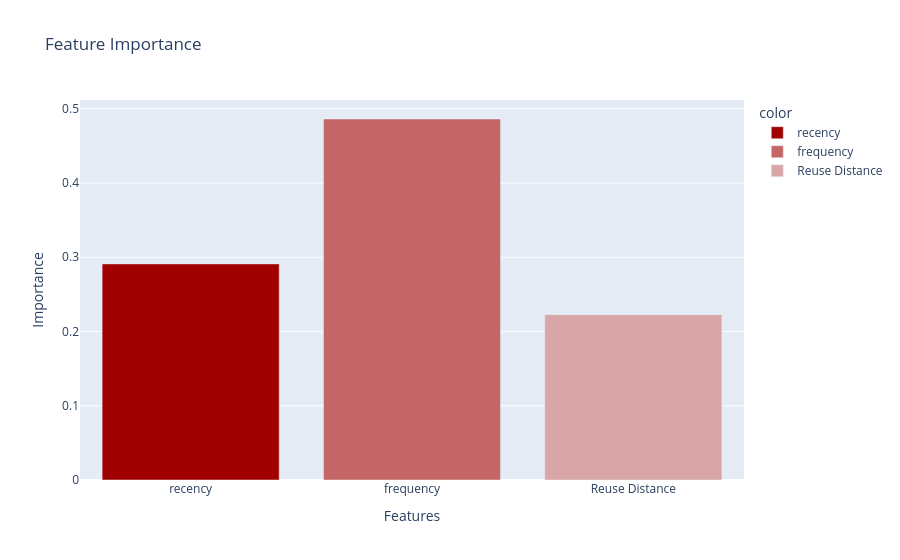

Notebook cell for this chart:
### Markdown cell above
#####   Recency	       - Recent requests are likely to appear again soon
#####   Frequency	   - Popular IDs appear often overall
#####   Reuse Distance - Spacing between unique requests

### Code cell
fig = px.bar(x = importance.index,
             y = importance.values,
             color = importance.index,
             color_discrete_map = {"recency":"#a00000",
                                   "frequency":"#c46666",
                                   "Reuse Distance": "#d8a6a6"},
            labels = {"x":"Features","y":"Importance"},
            title = "Feature Importance")
fig.show()

### Figure 1 — Plotly figure (JSON) as saved in the notebook; plotly's stock layout.template omitted (floating-point values rounded to 4 significant figures)
{"data": [{"hovertemplate": "color=recency<br>Features=%{x}<br>Importance=%{y}<extra></extra>", "legendgroup": "recency", "marker": {"color": "#a00000", "pattern": {"shape": ""}}, "name": "recency", "orientation": "v", "showlegend": true, "textposition": "auto", "type": "bar", "x": ["recency"], "xaxis": "x", "y": [0.2911], "yaxis": "y"}, {"hovertemplate": "color=frequency<br>Features=%{x}<br>Importance=%{y}<extra></extra>", "legendgroup": "frequency", "marker": {"color": "#c46666", "pattern": {"shape": ""}}, "name": "frequency", "orientation": "v", "showlegend": true, "textposition": "auto", "type": "bar", "x": ["frequency"], "xaxis": "x", "y": [0.4862], "yaxis": "y"}, {"hovertemplate": "color=Reuse Distance<br>Features=%{x}<br>Importance=%{y}<extra></extra>", "legendgroup": "Reuse Distance", "marker": {"color": "#d8a6a6", "pattern": {"shape": ""}}, "name": "Reuse Distance", "orientation": "v", "showlegend": true, "textposition": "auto", "type": "bar", "x": ["Reuse Distance"], "xaxis": "x", "y": [0.2227], "yaxis": "y"}], "layout": {"barmode": "relative", "legend": {"title": {"text": "color"}, "tracegroupgap": 0}, "title": {"text": "Feature Importance"}, "xaxis": {"anchor": "y", "domain": [0, 1], "title": {"text": "Features"}}, "yaxis": {"anchor": "x", "domain": [0, 1], "title": {"text": "Importance"}}}}
